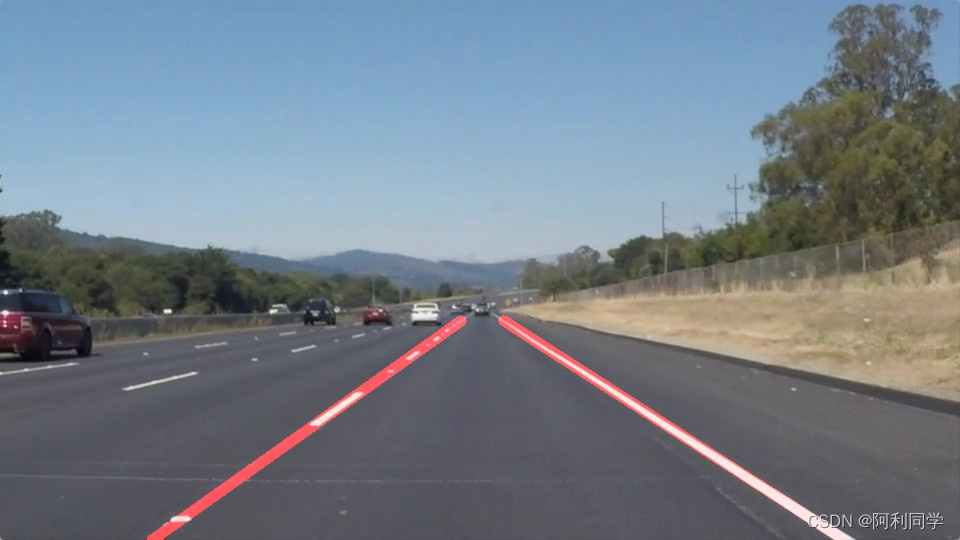
#> input picture lineprocess/1.jpeg, 960 x 540 px
$ python line_detect.py
#> lines starting #> are read from the running program, lines starting #| are printed output that depends on the picture; after the words box and inside, x2 and y2 are one past the last pixel; in counts of white or black regions, pixels touching at a corner belong together
import cv2
import numpy as np
import random


# ===================== 1. RANSAC直线拟合 =====================

def ransac_line_fit(points, iter_num=150, dist_thresh=2.2):

    if points is None or len(points) < 2:
        return None

    best_inliers = 0
    best_model = None

    n = len(points)

    for _ in range(iter_num):

        idx = random.sample(range(n), 2)

        p1 = points[idx[0]]
        p2 = points[idx[1]]

        x1, y1 = p1
        x2, y2 = p2

        # 两点重合
        if x1 == x2 and y1 == y2:
            continue

        a = y2 - y1
        b = x1 - x2
        c = x2*y1 - x1*y2


        denom = np.sqrt(a*a+b*b)

        if denom < 1e-6:
            continue


        dists = np.abs(
            a*points[:,0] +
            b*points[:,1] +
            c
        ) / denom


        inliers = np.sum(dists < dist_thresh)


        if inliers > best_inliers:

            best_inliers = inliers
            best_model = (a,b,c)


    return best_model


# ===================== 2. 透视变换 =====================

def get_perspective_matrix(img_h,img_w):

    src=np.float32([
        [img_w*0.12,img_h],
        [img_w*0.45,img_h*0.62],
        [img_w*0.55,img_h*0.62],
        [img_w*0.88,img_h]
    ])


    dst=np.float32([
        [img_w*0.15,img_h],
        [img_w*0.15,0],
        [img_w*0.85,0],
        [img_w*0.85,img_h]
    ])


    M=cv2.getPerspectiveTransform(src,dst)

    M_inv=cv2.getPerspectiveTransform(dst,src)


    return M,M_inv


# ===================== 3. 颜色阈值 =====================

def lane_color_threshold(img):

    hsv=cv2.cvtColor(
        img,
        cv2.COLOR_BGR2HSV
    )


    # 白色
    lower_white=np.array([0,0,200])
    upper_white=np.array([180,30,255])


    mask_white=cv2.inRange(
        hsv,
        lower_white,
        upper_white
    )


    # 黄色

    lower_yellow=np.array([10,60,100])
    upper_yellow=np.array([40,255,255])


    mask_yellow=cv2.inRange(
        hsv,
        lower_yellow,
        upper_yellow
    )


    return cv2.bitwise_or(
        mask_white,
        mask_yellow
    )


# ===================== 4. 绘制拟合线 =====================

def draw_line_get_points(
        img,
        line_coeff,
        y_bottom,
        y_top,
        color):


    if line_coeff is None:
        return None,None


    a,b,c=line_coeff


    # 防止水平线

    if abs(a)<1e-6:
        return None,None


    x1=int((-b*y_bottom-c)/a)
    x2=int((-b*y_top-c)/a)


    h,w=img.shape[:2]


    x1=np.clip(
        x1,
        0,
        w-1
    )

    x2=np.clip(
        x2,
        0,
        w-1
    )


    p1=(x1,y_bottom)
    p2=(x2,y_top)


    cv2.line(
        img,
        p1,
        p2,
        color,
        4
    )


    return p1,p2


# ===================== 主程序 =====================


if __name__=="__main__":


    frame=cv2.imread("1.jpeg")
#> frame is the input picture: shape (540, 960, 3); mean B, G, R 136.6, 126, 116.1


    if frame is None:

        h,w=500,800

        frame=np.zeros(
            (h,w,3),
            dtype=np.uint8
        )


        cv2.fillPoly(
            frame,
            [
                np.array(
                    [
                        [80,h],
                        [320,310],
                        [480,310],
                        [720,h]
                    ])
            ],
            (60,60,60)
        )


        cv2.line(
            frame,
            (120,h),
            (340,310),
            (255,255,255),
            6
        )


        cv2.line(
            frame,
            (680,h),
            (460,310),
            (255,255,0),
            6
        )


    h_img,w_img=frame.shape[:2]
#> h_img = 540; w_img = 960


    M,M_inv=get_perspective_matrix(
        h_img,
        w_img
    )


    # 1 高斯滤波

    blur=cv2.GaussianBlur(
        frame,
        (5,5),
        1.3
    )


    # 2 颜色

    mask=lane_color_threshold(
        blur
    )
#> in lane_color_threshold, `hsv=cv2.cvtColor( img, cv2.COLOR_BGR2HSV )`: hsv: shape (540, 960, 3); mean H, S, V 95.6, 53.7, 143.6
#> in lane_color_threshold, `mask_white=cv2.inRange( hsv, lower_white, upper_white )`:
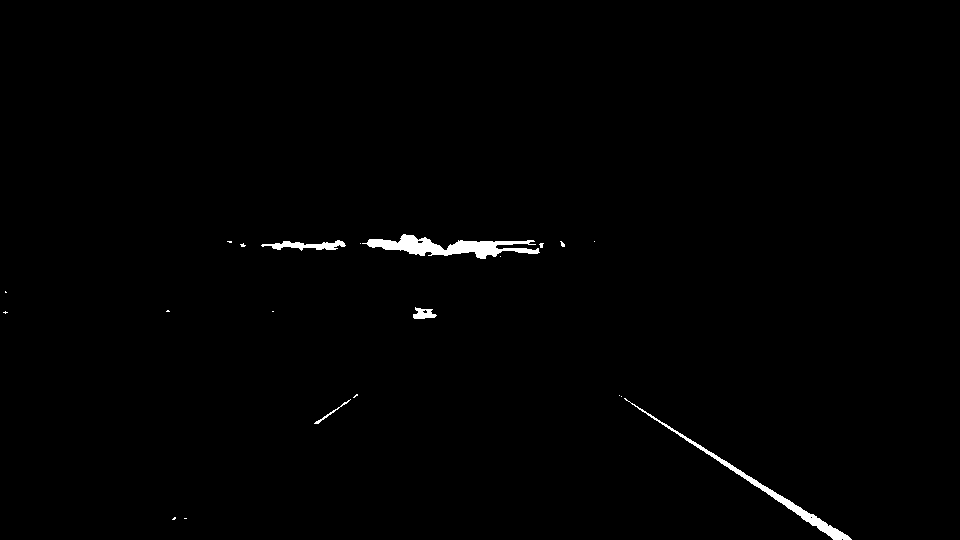
#> mask_white: shape (540, 960); 0.77% white; 21 white regions (16 under 20 px), largest, box (x1, y1, x2, y2) and area: (362, 234, 540, 259) 1901, (624, 398, 852, 540) 1312, (261, 240, 346, 251) 441, (413, 307, 437, 319) 178, (314, 399, 351, 424) 81
#> in lane_color_threshold, `mask_yellow=cv2.inRange( hsv, lower_yellow, upper_yellow )`: mask_yellow: shape (540, 960); 5.9% white; 41 white regions (31 under 20 px), largest, box (x1, y1, x2, y2) and area: (525, 227, 960, 396) 29171, (796, 92, 865, 122) 485, (862, 228, 895, 257) 295
#> in lane_color_threshold, `return cv2.bitwise_or( mask_white, mask_yellow )`: returned value: shape (540, 960); 6.7% white; 62 white regions (47 under 20 px), largest, box (x1, y1, x2, y2) and area: (525, 227, 960, 396) 29171, (362, 234, 540, 259) 1901, (624, 398, 852, 540) 1312


    # 3 Canny

    edges=cv2.Canny(
        mask,
        50,
        160
    )
#> edges: shape (540, 960); 0.68% white in thin lines or dots, all inside (x1, y1, x2, y2) = (2, 92, 960, 540)


    # 4 鸟瞰图

    bird=cv2.warpPerspective(
        edges,
        M,
        (w_img,h_img)
    )


    # 5 轮廓过滤

    contours,_=cv2.findContours(
        bird,
        cv2.RETR_EXTERNAL,
        cv2.CHAIN_APPROX_SIMPLE
    )
#> contours = 8 contours, 5 with area under 20; largest, box (x1, y1, x2, y2) and area: (801, 406, 829, 540) 1524, (171, 415, 194, 462) 586, (174, 406, 193, 417) 96


    clean=np.zeros_like(bird)


    for cnt in contours:

        area=cv2.contourArea(cnt)

        if 15 < area < 800:

            cv2.drawContours(
                clean,
                [cnt],
                -1,
                255,
                -1
            )
#> this loop made 8 passes
#> area on passes 6 to 8: 586, 1523.5, 96.5
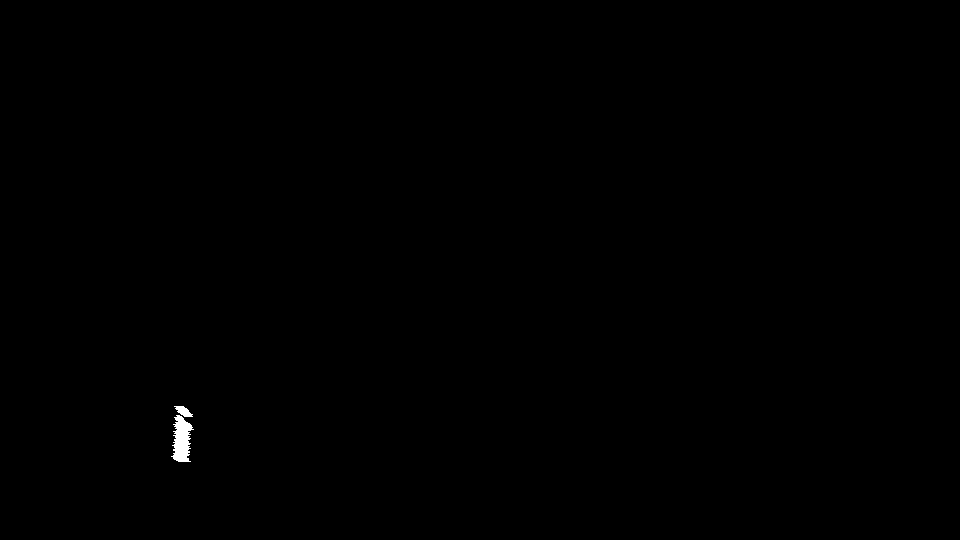
#> clean: shape (540, 960); 0.15% white; 2 white regions, box (x1, y1, x2, y2) and area: (171, 415, 194, 462) 668, (174, 406, 193, 417) 119


    # 6 Hough

    hough_lines=cv2.HoughLinesP(
        clean,
        1,
        np.pi/180,
        threshold=35,
        minLineLength=25,
        maxLineGap=12
    )
#> hough_lines = [[175, 406, 187, 461], [176, 460, 181, 406], [183, 406, 184, 461], [178, 461, 186, 408], [184, 407, 188, 461], [182, 406, 183, 461], [174, 459, 180, 406], [188, 460, 188, 410], [173, 458, 179, 406], [185, 461, 185, 432], [180, 408, 182, 461], [178, 406, 181, 461]]


    left_points=[]
    right_points=[]


    hough_draw=cv2.cvtColor(
        clean,
        cv2.COLOR_GRAY2BGR
    )


    if hough_lines is not None:


        for line in hough_lines:


            # ★关键修复
            x1,y1,x2,y2=np.array(line).reshape(-1)


            if abs(x2-x1)<1:
                continue


            slope=(y2-y1)/(x2-x1)


            mid_x=(x1+x2)/2


            cv2.line(
                hough_draw,
                (x1,y1),
                (x2,y2),
                (0,150,255),
                2
            )


            if slope>0.2 and mid_x<w_img//2:

                left_points.append(
                    [x1,y1]
                )

                left_points.append(
                    [x2,y2]
                )


            elif slope<-0.2 and mid_x>w_img//2:


                right_points.append(
                    [x1,y1]
                )

                right_points.append(
                    [x2,y2]
                )
#> this loop made 12 passes
#> (x1, y1, x2, y2, slope, mid_x) on passes 1, 2, 3, 4, 5, 6, 7, 9, 11, 12: (175, 406, 187, 461, 4.58, 181), (176, 460, 181, 406, -10.8, 178.5), (183, 406, 184, 461, 55, 183.5), (178, 461, 186, 408, -6.62, 182), (184, 407, 188, 461, 13.5, 186), (182, 406, 183, 461, 55, 182.5), (174, 459, 180, 406, -8.83, 177), (173, 458, 179, 406, -8.67, 176), (180, 408, 182, 461, 26.5, 181), (178, 406, 181, 461, 18.33, 179.5)
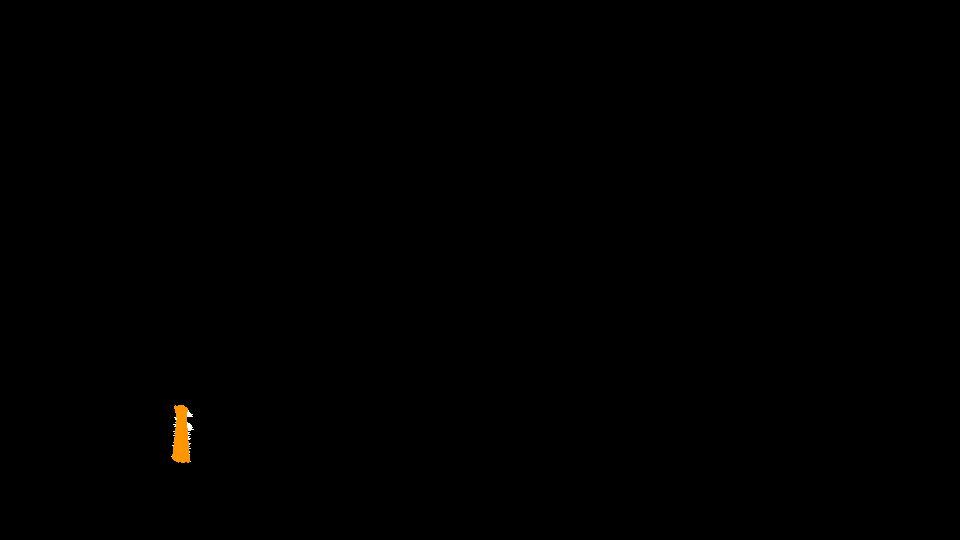
#> hough_draw: shape (540, 960, 3); mean B, G, R 0.1, 0.3, 0.4
#> after the loop, left_points = [[175, 406], [187, 461], [183, 406], [184, 461], [184, 407], [188, 461], [182, 406], [183, 461], [180, 408], [182, 461], [178, 406], [181, 461]]; right_points = []


    # 7 RANSAC


    left_line=None
    right_line=None


    if len(left_points)>3:

        left_line=ransac_line_fit(
            np.array(left_points)
        )
#> in ransac_line_fit, `n = len(points)`: n = 12
#> the loop in ransac_line_fit, `for _ in range(iter_num): ` made 150 passes
#> (x1, y1, x2, y2, a, b, c, denom) on passes 1, 45: (182, 406, 181, 461, 55, 1, -10416, 55.01), (182, 461, 182, 406, -55, 0, 10010, 55)
#> (x1, y1, x2, y2, a, b, c, denom) on passes 5, 6, 9, 11, 13, 16: (183, 461, 188, 461, 0, -5, 2305, 5), (182, 461, 184, 461, 0, -2, 922, 2), (187, 461, 182, 461, 0, 5, -2305, 5), (181, 461, 182, 461, 0, -1, 461, 1), (187, 461, 181, 461, 0, 6, -2766, 6), (187, 461, 188, 461, 0, -1, 461, 1)


    if len(right_points)>3:

        right_line=ransac_line_fit(
            np.array(right_points)
        )


    lane=cv2.cvtColor(
        clean,
        cv2.COLOR_GRAY2BGR
    )


    p_left1,p_left2=draw_line_get_points(
        lane,
        left_line,
        h_img,
        int(h_img*0.25),
        (0,255,0)
    )


    p_right1,p_right2=draw_line_get_points(
        lane,
        right_line,
        h_img,
        int(h_img*0.25),
        (0,255,0)
    )


    # 8 车道区域

    result=frame.copy()


    if (
        p_left1 and
        p_left2 and
        p_right1 and
        p_right2
    ):


        poly=np.array(
            [
                p_left1,
                p_left2,
                p_right2,
                p_right1
            ],
            np.int32
        )


        overlay=np.zeros_like(frame)


        cv2.fillPoly(
            overlay,
            [poly],
            (0,180,80)
        )


        overlay=cv2.warpPerspective(
            overlay,
            M_inv,
            (w_img,h_img)
        )


        result=cv2.addWeighted(
            frame,
            1,
            overlay,
            0.4,
            0
        )


    # 显示

    row1=np.hstack(
        [
            blur,
            cv2.cvtColor(mask,cv2.COLOR_GRAY2BGR)
        ]
    )
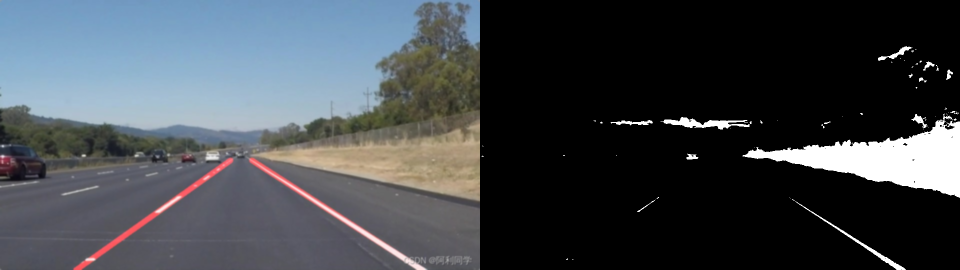
#> row1: shape (540, 1920, 3) (shown at 1/2 size); mean B, G, R 76.8, 71.5, 66.6


    row2=np.hstack(
        [
            cv2.cvtColor(edges,cv2.COLOR_GRAY2BGR),
            cv2.cvtColor(bird,cv2.COLOR_GRAY2BGR)
        ]
    )
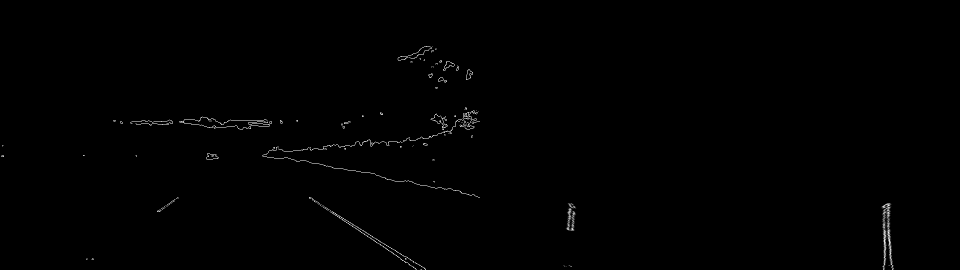
#> row2: shape (540, 1920, 3) (shown at 1/2 size); min 0, max 255, mean 1.1


    row3=np.hstack(
        [
            hough_draw,
            lane
        ]
    )


    panel=np.vstack(
        [
            row1,
            row2,
            row3
        ]
    )
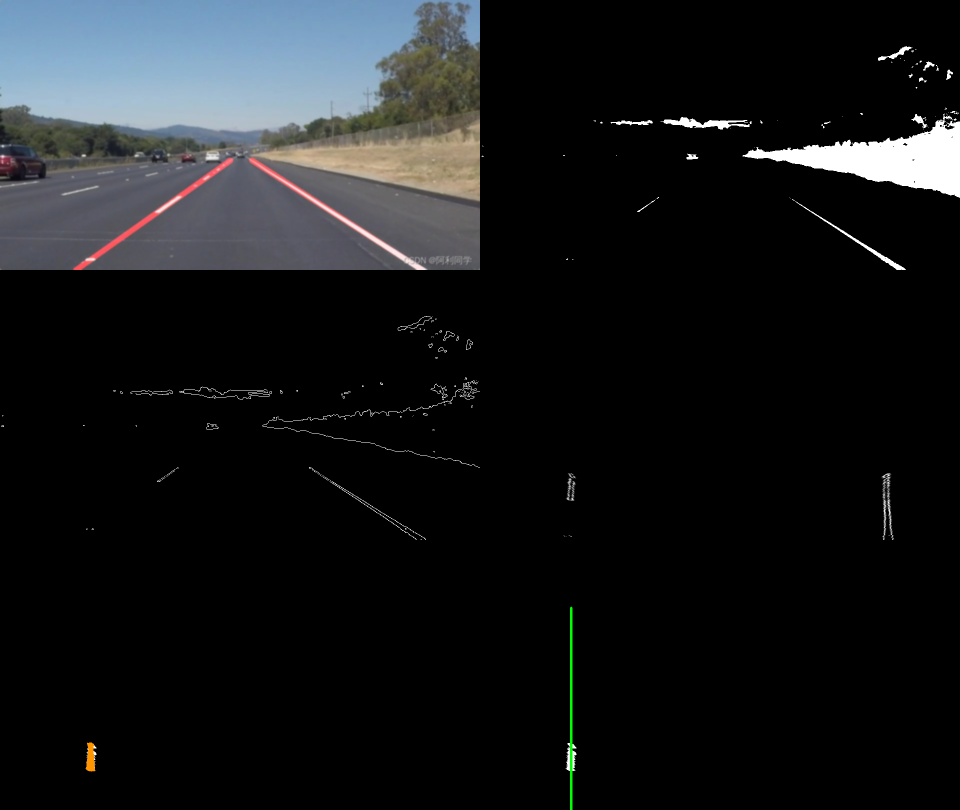
#> panel: shape (1620, 1920, 3) (shown at 1/2 size); mean B, G, R 26, 24.5, 22.7


    panel=cv2.resize(
        panel,
        (w_img,h_img)
    )
#> panel: shape (540, 960, 3)


    show=np.hstack(
        [
            panel,
            result
        ]
    )
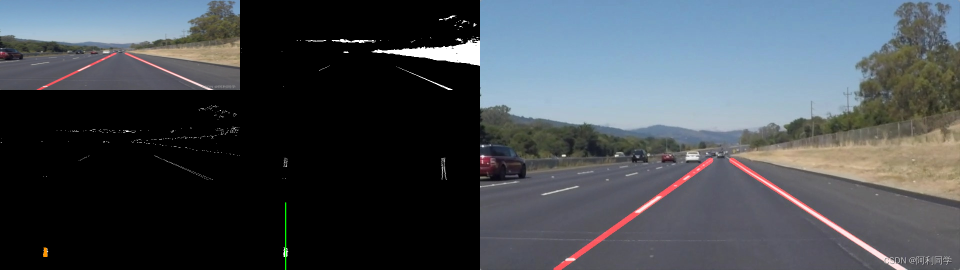
#> show: shape (540, 1920, 3) (shown at 1/2 size); mean B, G, R 81.3, 75.3, 69.4


    cv2.imwrite(
        "lane detection.jpg",
        show
    )


    # cv2.waitKey(0)

    # cv2.destroyAllWindows()

$ run again, with lineprocess/R.jpeg copied over lineprocess/1.jpeg
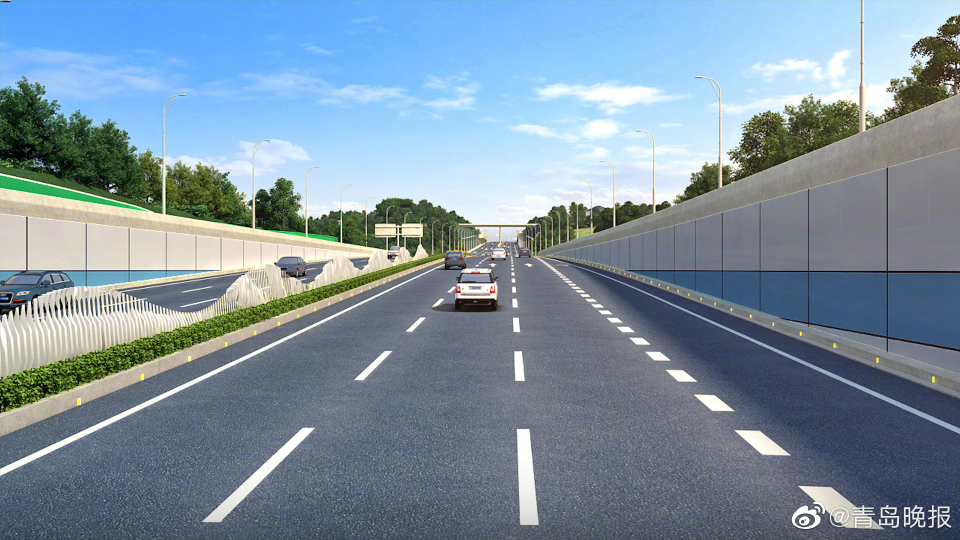
#> input picture lineprocess/R.jpeg, 1920 x 1080 px (shown at 1/2 size)
#> frame is the input picture: shape (1080, 1920, 3); mean B, G, R 160.8, 145.3, 125.6
#> hsv: shape (1080, 1920, 3); mean H, S, V 90.6, 69.4, 167.1
#> mask_white: shape (1080, 1920); 8% white; 370 white regions (245 under 20 px), largest, box (x1, y1, x2, y2) and area: (586, 259, 1439, 448) 31776, (0, 551, 384, 740) 22413, (56, 434, 171, 540) 11253
#> mask_yellow: shape (1080, 1920); 1.8% white; 819 white regions (609 under 20 px), largest, box (x1, y1, x2, y2) and area: (120, 494, 894, 737) 14704, (1643, 203, 1719, 269) 883, (322, 674, 400, 712) 722
#> edges: shape (1080, 1920); 2.5% white in thin lines or dots
#> contours = 146 contours, 131 with area under 20; largest, box (x1, y1, x2, y2) and area: (68, 409, 298, 741) 23478, (1158, 418, 1347, 744) 21632, (1040, 933, 1132, 1069) 5502, (1774, 937, 1920, 989) 4278, (335, 931, 442, 1067) 1182
#> the loop `for cnt in contours: ` made 146 passes
#> area on passes 36, 50, 80, 94, 121, 122, 126, 136: 39.5, 27.5, 22.5, 90, 102.5, 55, 41, 31
#> after the loop `for cnt in contours:`:
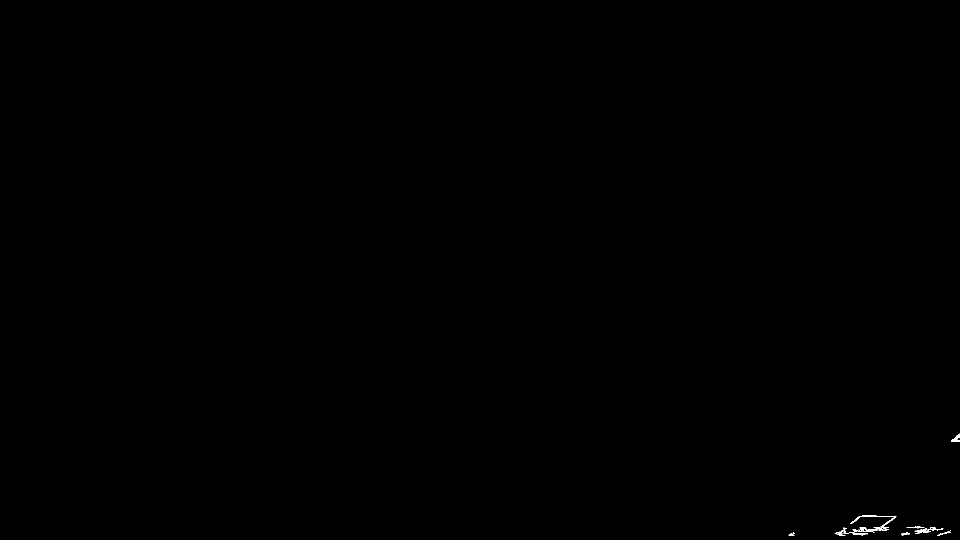
#> clean: shape (1080, 1920) (shown at 1/2 size); 0.07% white; 11 white regions, largest, box (x1, y1, x2, y2) and area: (1700, 1031, 1793, 1061) 388, (1687, 1055, 1756, 1068) 217, (1902, 867, 1920, 884) 151
#> hough_lines = 19 rows, first 6: [1813, 1055, 1846, 1054], [1829, 1062, 1859, 1063], [1841, 1059, 1882, 1059], [1705, 1059, 1773, 1060], [1708, 1062, 1777, 1059], [1706, 1068, 1734, 1068]
#> the loop `for line in hough_lines:` made 19 passes
#> (x1, y1, x2, y2, slope, mid_x) on passes 1 to 8: (1813, 1055, 1846, 1054, -0.0303, 1829.5), (1829, 1062, 1859, 1063, 0.0333, 1844), (1841, 1059, 1882, 1059, 0, 1861.5), (1705, 1059, 1773, 1060, 0.0147, 1739), (1708, 1062, 1777, 1059, -0.0435, 1742.5), (1706, 1068, 1734, 1068, 0, 1720), (1725, 1031, 1792, 1033, 0.0299, 1758.5), (1846, 1058, 1885, 1058, 0, 1865.5)
#> after the loop `for line in hough_lines:`: left_points = []; right_points = [[1675, 1069], [1721, 1032], [1673, 1069], [1718, 1033], [1747, 1065], [1790, 1034], [1676, 1066], [1717, 1033]]
#> n = 8
#> the loop in ransac_line_fit, `for _ in range(iter_num): ` made 150 passes
#> (x1, y1, x2, y2, a, b, c, denom) on pass 1: (1676, 1066, 1717, 1033, -33, -41, 99014, 52.63)
#> `show=np.hstack( [ panel, result ] )`:
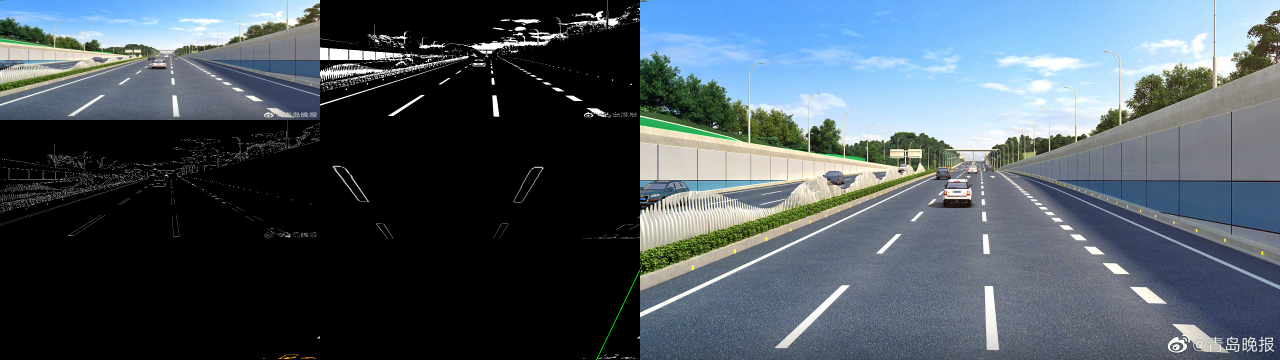
#> show: shape (1080, 3840, 3) (shown at 1/3 size); mean B, G, R 96.6, 87.6, 76
